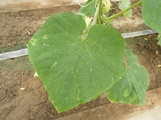
#> input picture data/original/000001.jpg, 161 x 120 px, shrunk from 2048 x 1536 before the run, found by its file name
$ python unsharp_filter.py ../../data/original/000001.jpg 3
#> lines starting #> are read from the running program, lines starting #| are printed output that depends on the picture
#! /usr/bin/env python
# -*- coding: utf-8 -*-

import sys
import numpy as np
from PIL import Image, ImageDraw
from pathlib import Path

def unsharp_filter(img, w, h, k):

    pixcels = np.array([[img.getpixel((x,y)) for x in range(w)] for y in range(h)])
    filtered_img = Image.new('RGB', (w, h))
    cr = 1 + 8 * k / 9
    ar = - k / 9

    for x in range(w):
        for y in range(h):
            if x == 0 or x == w - 1 or y == h - 1:
                filtered_pixcel = pixcels[y][x]
            else:
                filtered_pixcel =   ar * pixcels[y - 1][x - 1] + ar * pixcels[y - 1][x]\
                                  + ar * pixcels[y - 1][x + 1]+ ar * pixcels[y][x - 1]\
                                  + cr * pixcels[y][x] + ar * pixcels[y][x - 1]\
                                  + ar * pixcels[y + 1][x - 1]\
                                  + ar * pixcels[y + 1][x] + ar * pixcels[y + 1][x + 1]

            filtered_img.putpixel((x,y), (tuple(list(map(int, filtered_pixcel)))))

    return filtered_img

def main():
    args = sys.argv
    brank = ""
    k = int(args[2])
    name = args[1].replace(".jpg", brank)
    current = Path()
    dataset_path = current.resolve().parent.parent/'data'/'treated'
    image = str(dataset_path) + "/" + args[1]
    img = Image.open(image).convert("RGB")
#> img is the input picture: PIL image 161x120 RGB; mean R, G, B 145.2, 153.2, 96.8
    w, h = img.size
#> w = 161; h = 120

    unsharp_img = unsharp_filter(img, w, h, k)
#> in unsharp_filter, `filtered_img = Image.new('RGB', (w, h))`: filtered_img: PIL image 161x120 RGB; every value is 0
#> after the loop in unsharp_filter, `for x in range(w):`:
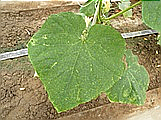
#> filtered_img: PIL image 161x120 RGB; mean R, G, B 144.2, 152.4, 96.7
    unsharp_img.save("./result/" + name + "_" + str(k) + "_unsharp_filter.jpg")

if __name__ == '__main__':
    main()

$ run again, on data/original/000003.jpg
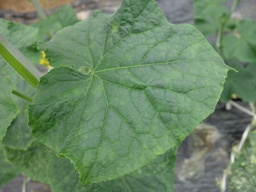
#> input picture data/original/000003.jpg, 256 x 192 px, shrunk from 2592 x 1944 before the run, found by its file name
#> in main, img is the input picture: PIL image 256x192 RGB; mean R, G, B 107.1, 136, 102.9
#> after the loop in unsharp_filter, `for x in range(w):`:
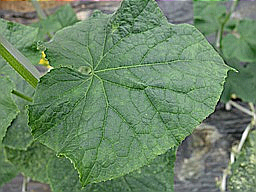
#> filtered_img: PIL image 256x192 RGB; mean R, G, B 106.9, 135.7, 102.7

$ run again, on data/original/000004.jpg
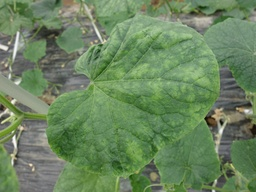
#> input picture data/original/000004.jpg, 256 x 192 px, shrunk from 2592 x 1944 before the run, found by its file name
#> in main, img is the input picture: PIL image 256x192 RGB; mean R, G, B 106.6, 133.3, 95
#> after the loop in unsharp_filter, `for x in range(w):`:
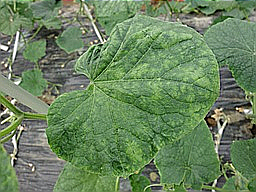
#> filtered_img: PIL image 256x192 RGB; mean R, G, B 106.1, 132.7, 94.7

$ run again, on data/original/000005.jpg
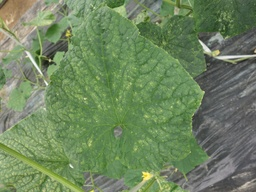
#> input picture data/original/000005.jpg, 256 x 192 px, shrunk from 2592 x 1944 before the run, found by its file name
#> in main, img is the input picture: PIL image 256x192 RGB; mean R, G, B 111.1, 133.6, 95.6
#> after the loop in unsharp_filter, `for x in range(w):`:
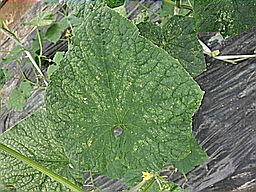
#> filtered_img: PIL image 256x192 RGB; mean R, G, B 110.3, 132.7, 95.2
